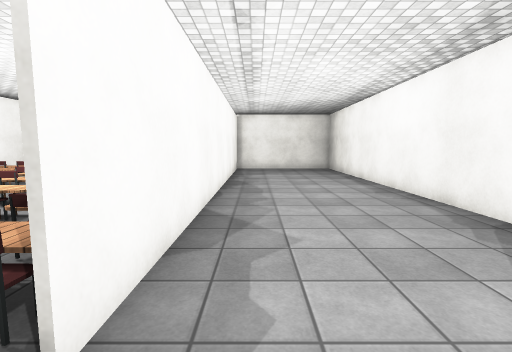
view 1 (above)

21 first-person views from a walk through a 3-D level made in the Unity game engine. The camera is 1.5 m above the floor, tilts 6° down and sees 85° across. The floor is counted in squares, 1 m on a side. Each view is taken from the middle of a square. On the plan, view 1 faces up. The plan holds only what a view shows up to about 14 squares ahead; the rest is blank. The place goes on beyond the plan. Some animated figures are not drawn. Some surface patterns are stand-ins.

view 2
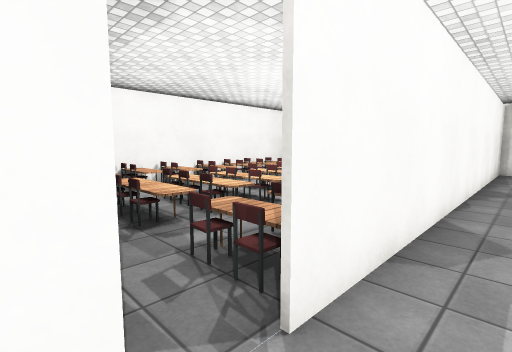

view 3
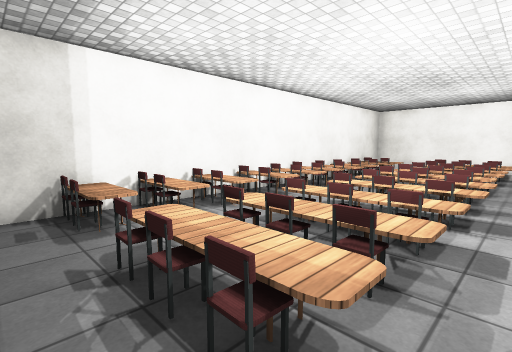

view 4
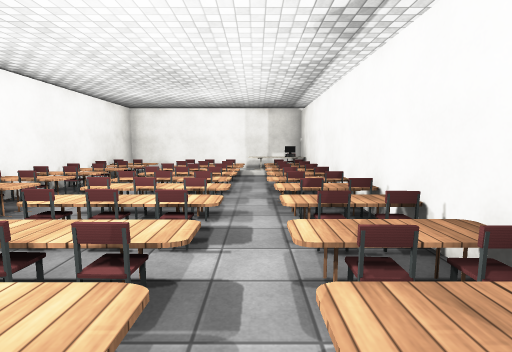

view 5
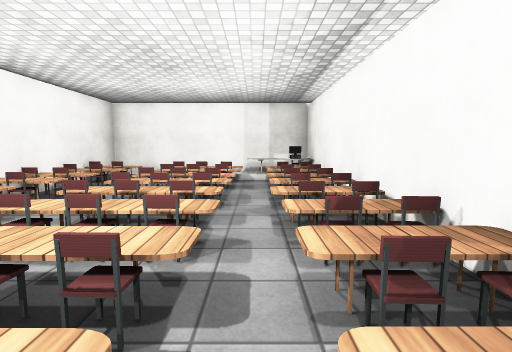

view 6
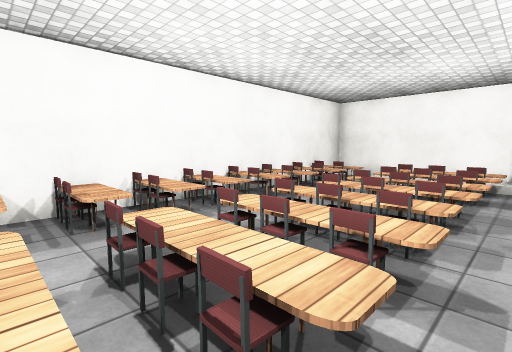

view 7
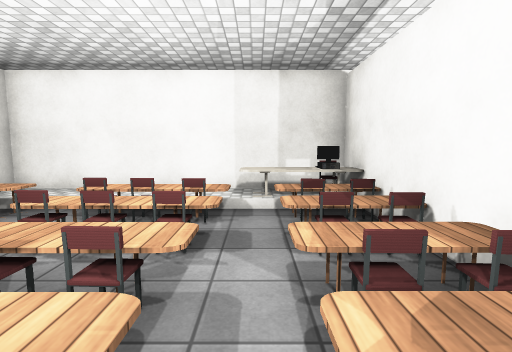

view 8
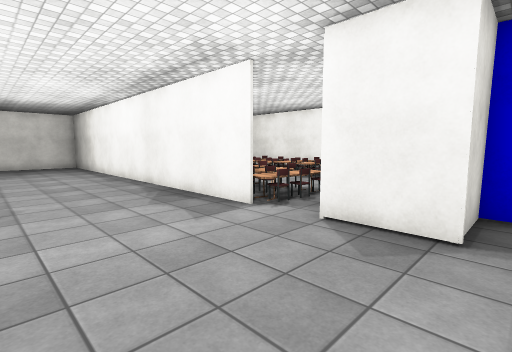

view 9
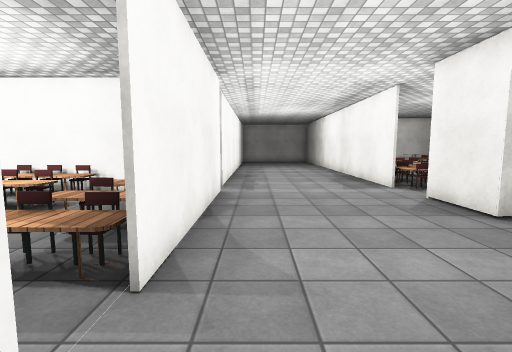

view 10
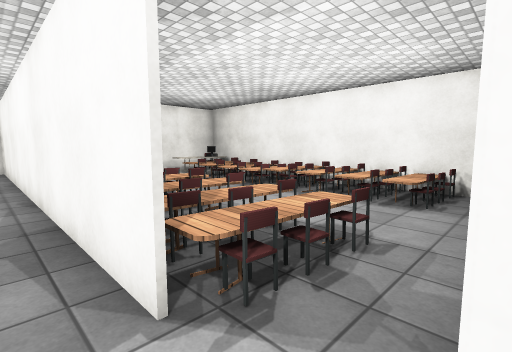

view 11
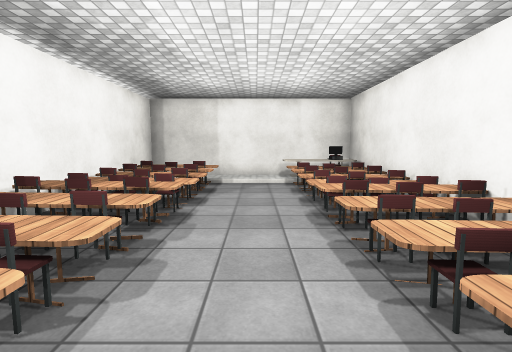

view 12
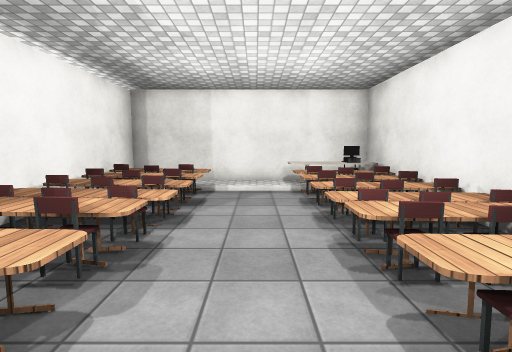

view 13
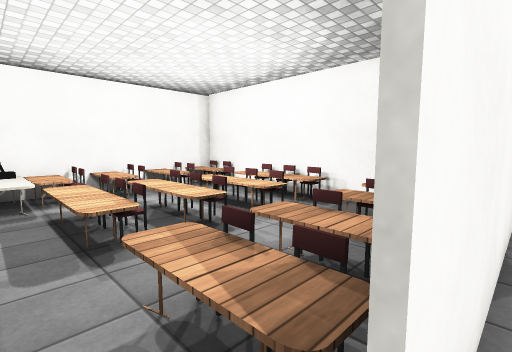

view 14
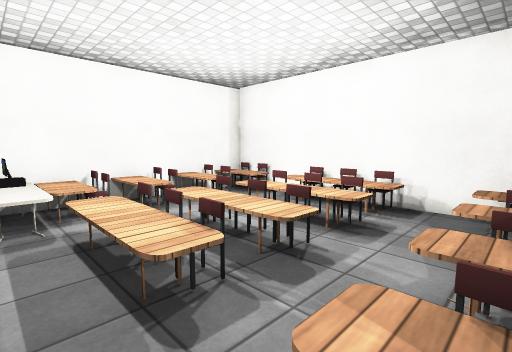

view 15
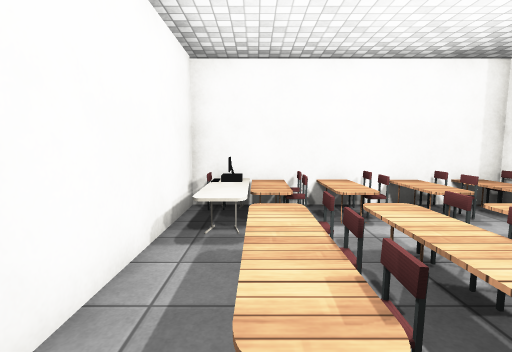

view 16
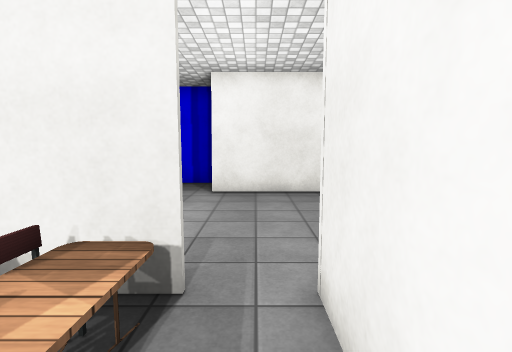

view 17
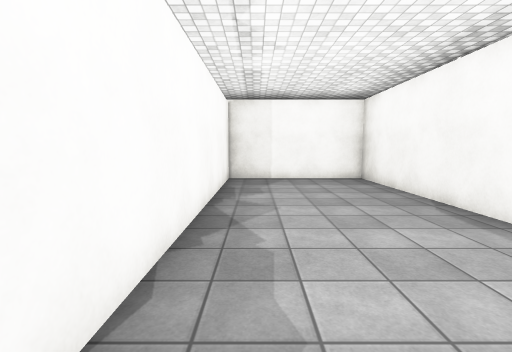

view 18
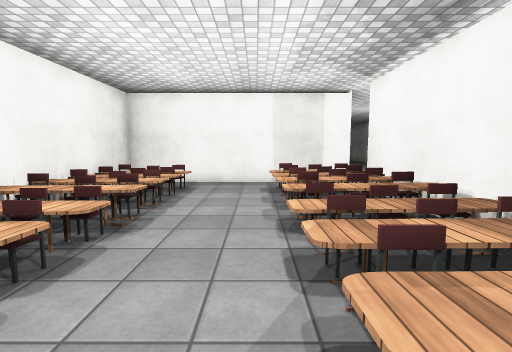

view 19
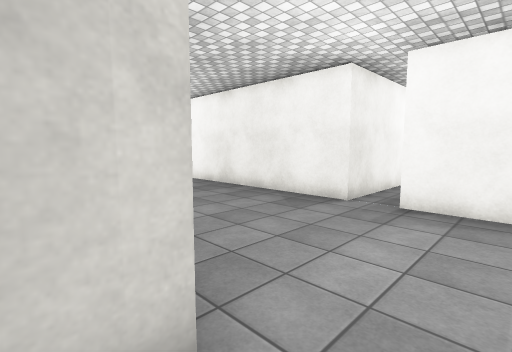

view 20
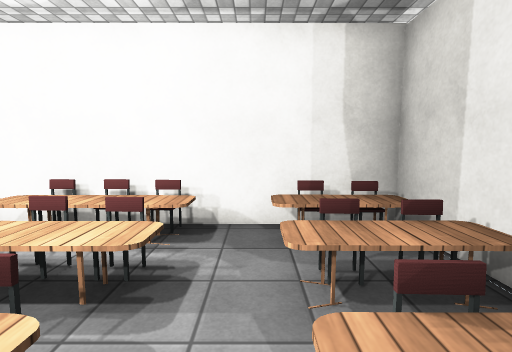

view 21
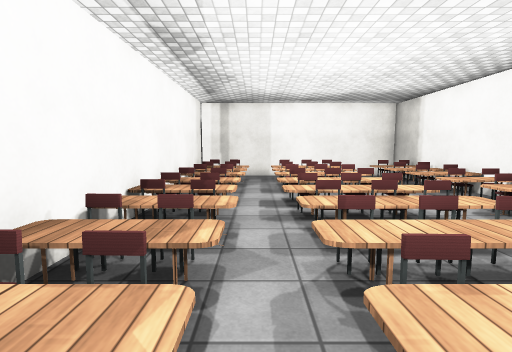

### Floor plan
Points are (right, up) in squares from view 1. A wall is a line through its corners. A room is listed if a view was taken in it or the views show most of it. See-through windows are left out.
Room 1 (views 1, 2, 3, 4, 5, 6, 7, 8, 9, 10, 13, 14, 15, 16, 17, 19, 20, 21)
walls: (-3.4, 0.3) (-4.5, 0.3); (-1.2, 0.5) (-1.2, -6.4); (-1.3, 10.4) (-1.3, 13.5); (-1.3, -2.2) (-1.3, 0.4); (-11.2, 3.6) (-11.2, 0.9); (-1.2, 13.5) (-1.2, 10.4); (5, 1.4) (5, 19.2) (-11.2, 19.2) (-11.2, 13.4); (-11.2, 8.5) (-11.2, 7.4); (-11.2, 11.5) (-11.2, 10.4); (-1.3, -6.4) (-1.3, -4.4); (-11.2, -3.5) (-11.2, -7.6) (-1.2, -7.6) (-1.2, -10.5); (-1.3, 18.4) (-1.3, 19.2); (7.1, -5.2) (7.1, -3.3) (5, -3.3) (5, -0.9); (5, -9.1) (5, -5.6) (6, -5.6)
ways out: opening at (5, 0.5) to room 2
objects: other object (-11, -7); other object (-11, -5); chair (-11, -3); chair (-11, -2) to (-11, -1); chair (-11, 0); chair (-11, 2); chair (-11, 4); chair (-11, 5); table (-11, 6) to (-9, 6); chair (-11, 7); chair (-11, 9); other object (-11, 10); other object (-11, 12); other object (-11, 13); other object (-11, 15); other object (-11, 17); computer (-10, -6); chair (-10, -5); table (-10, -4) to (-9, -4); table (-10, -3); table (-10, -1) to (-9, 0); other object (-10, 0); chair (-10, 2); table (-10, 3) to (-9, 3); chair (-10, 4); chair (-10, 5); chair (-10, 7); table (-10, 7) to (-9, 8); chair (-10, 9); chair (-10, 10); table (-10, 10) to (-9, 11); chair (-10, 12); chair (-10, 13); table (-10, 13) to (-9, 14); chair (-10, 15); table (-10, 15) to (-9, 16); other object (-10, 17); other object (-9, -7); table (-9, -6) to (-9, -5); chair (-9, -3); table (-9, 4) to (-9, 5); table (-9, 9); table (-9, 12); table (-9, 17); table (-8, -6) to (-5, -6); chair (-8, -5); chair (-8, -2); table (-8, -1) to (-5, 0); chair (-8, 0); table (-8, 3) to (-5, 3); table (-8, 4) to (-8, 5); table (-8, 6) to (-5, 6); table (-8, 7) to (-6, 8); table (-8, 9); table (-8, 10) to (-5, 11); table (-8, 12); table (-8, 13) to (-5, 14); table (-8, 15) to (-8, 16); table (-8, 17) to (-5, 17); chair (-7, -5); chair (-7, -3); chair (-7, -2); chair (-7, 0); chair (-7, 2); chair (-7, 4); chair (-7, 5); chair (-7, 7); chair (-7, 9); chair (-7, 10); chair (-7, 12); other object (-7, 13); chair (-7, 15); chair (-7, 16); chair (-6, -5); table (-6, -4) to (-5, -4); chair (-6, -2); chair (-6, 0); chair (-6, 2); chair (-6, 4); chair (-6, 5); chair (-6, 7); chair (-6, 9); chair (-6, 10); chair (-6, 12); chair (-6, 13); chair (-6, 15); chair (-6, 16); table (-5, -2); chair (-5, 2); chair (-5, 4); chair (-5, 5); chair (-5, 7); chair (-5, 8) to (-5, 9); chair (-5, 10); chair (-5, 12); chair (-5, 13); chair (-5, 15); chair (-5, 16); table (-4, 12); other object (-4, 18) to (-3, 18); table (-3, -6) to (-2, -6); chair (-3, -5); chair (-3, -4); chair (-3, -2); table (-3, -1) to (-2, -1); chair (-3, 0); chair (-3, 2); table (-3, 3) to (-2, 3); chair (-3, 4); chair (-3, 5); table (-3, 6) to (-2, 6); chair (-3, 7); chair (-3, 8); table (-3, 9) to (-2, 9); chair (-3, 10); chair (-3, 11); chair (-3, 13); table (-3, 13) to (-2, 14); chair (-3, 15); chair (-3, 16); table (-3, 17) to (-2, 17); chair (-2, -5); chair (-2, -4); chair (-2, -2); chair (-2, 0); chair (-2, 2); other object (-2, 4); chair (-2, 5); chair (-2, 7); chair (-2, 8); chair (-2, 10); chair (-2, 11); chair (-2, 15); chair (-2, 16); other object (-2, 19); other object (-1, 18)
Room 2 (views 11, 12, 18)
walls: (14.4, 13.1) (5.1, 13.1) (5.1, 1.5); (5, -0.9) (14.4, -0.9) (14.4, 2.6)
low walls: (13.7, 11.9) (13.2, 11.9)
ways out: opening at (5, 0.5) to room 1
objects: table (5, 1); chair (6, 1); chair (6, 2); table (6, 3) to (7, 3); other object (6, 4); chair (6, 5); chair (6, 6); table (6, 7) to (8, 7); chair (6, 8); chair (6, 9); table (6, 10) to (7, 10); other object (6, 11); chair (7, 1); chair (7, 2); chair (7, 4); chair (7, 5); chair (7, 6); chair (7, 8); chair (7, 9); other object (7, 11); chair (8, 1); chair (8, 2); chair (8, 3); table (8, 4); chair (8, 5); chair (8, 6); chair (8, 8); chair (8, 9); other object (8, 10); table (8, 11); table (11, 1); table (11, 6); other object (11, 12); chair (12, 1); chair (12, 2); table (12, 3); chair (12, 4); chair (12, 5); chair (12, 6); table (12, 7) to (14, 7); chair (12, 8); chair (12, 9); table (12, 10) to (13, 10); chair (12, 11); chair (13, 1); chair (13, 3); table (13, 4) to (14, 4); chair (13, 5); chair (13, 6); chair (13, 8); other object (13, 9); chair (14, 1); chair (14, 3); chair (14, 5); chair (14, 6); chair (14, 8); chair (14, 9); other object (14, 10); table (14, 11)

Where each view was taken, in squares from view 1:
view 1: 0 up, 0 right, facing up
view 2: 0 up, 0 right, facing up-left
view 3: 1 up, 4 left, facing up-left
view 4: 3 up, 4 left, facing up
view 5: 5 up, 4 left, facing up
view 6: 6 up, 4 left, facing up-left
view 7: 11 up, 4 left, facing up
view 8: 4 down, 0 right, facing up-right
view 9: 9 down, 0 right, facing up
view 10: 1 down, 4 right, facing up-right
view 11: 0 up, 10 right, facing up
view 12: 2 up, 10 right, facing up
view 13: 7 down, 1 left, facing up-left
view 14: 7 down, 3 left, facing up-left
view 15: 6 down, 4 left, facing left
view 16: 7 down, 4 left, facing right
view 17: 6 up, 0 right, facing up
view 18: 11 up, 9 right, facing down
view 19: 4 down, 6 right, facing down-left
view 20: 5 down, 4 left, facing up
view 21: 15 up, 4 left, facing down
